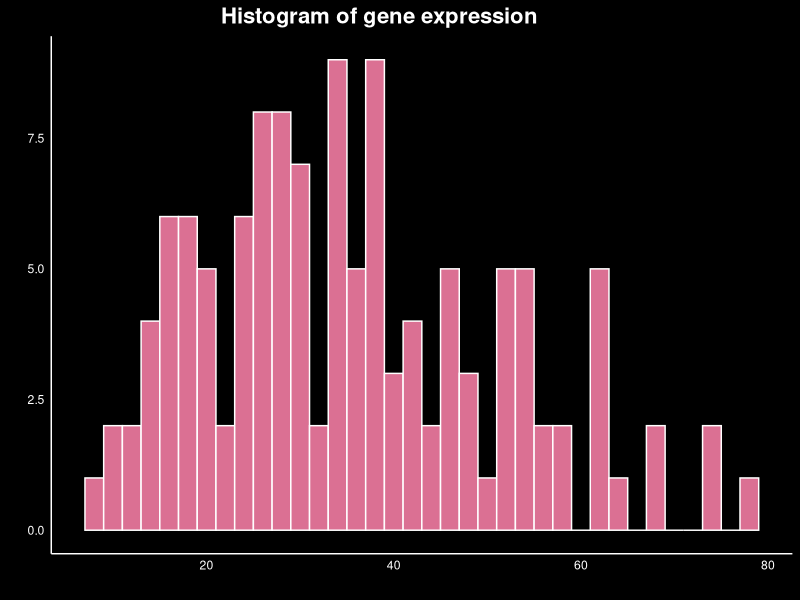
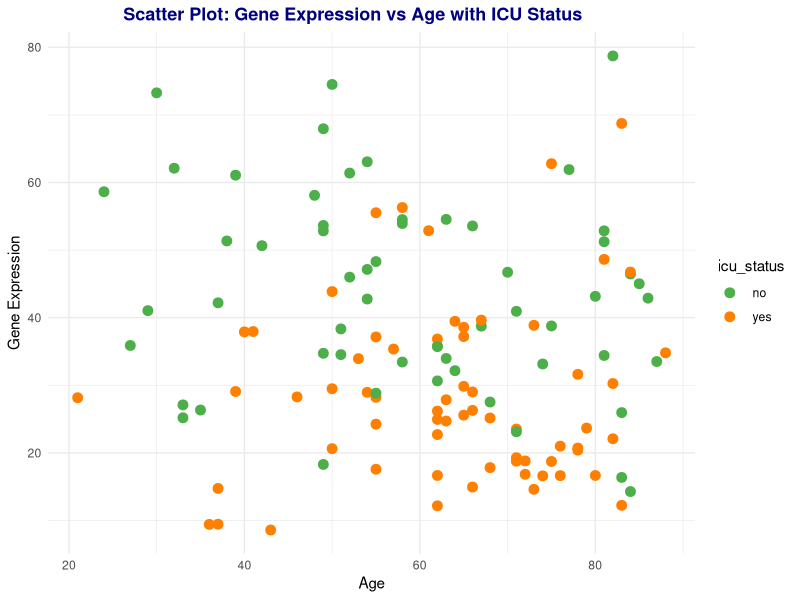
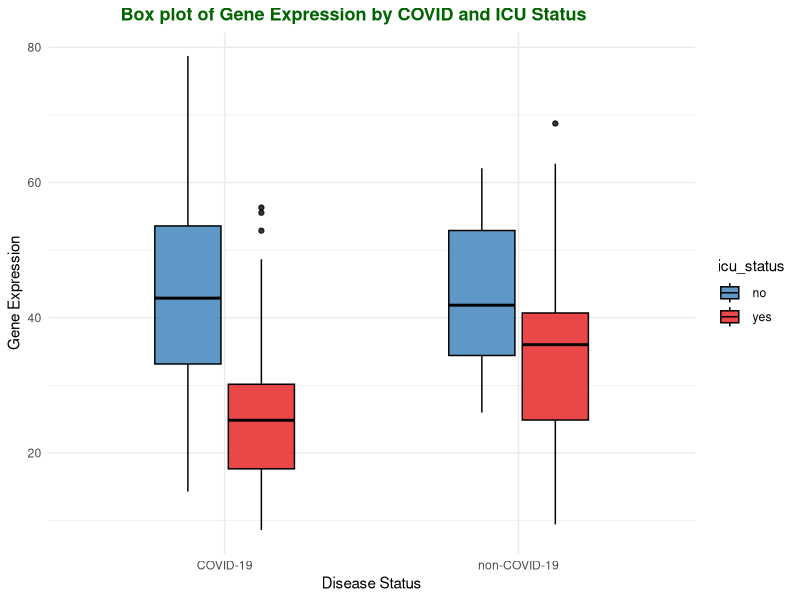

Recreate these plots in R, in order.
## ---- chunk 1
knitr::opts_chunk$set(echo = TRUE)
library(dplyr)
library(tidyverse)
## ---- chunk 2


setwd("../")
data_gene_Expression <- read.csv("data/QBS103_finalProject_geneExpression.csv", header=TRUE)
# head(data_gene_Expression)


data_meta <- read.csv("data/QBS103_finalProject_metadata.csv", header=TRUE)
#head(data_meta)

#Since we have so many columns that are the data we need to combine our df with other file, we convert this wide from into long form


data_gene_Expression.longForm <- data_gene_Expression %>%
  pivot_longer(cols = starts_with(c("COVID_","NONCOVID_")),
  names_to = "participant_id",
  values_to = "gene_expression_value"
  )

#make a final data frame by combining the two data sets

final_df <- data_gene_Expression.longForm %>% inner_join( data_meta, 
           by=c('participant_id'))

## ---- chunk 3

#rename with x column with gene

final_df <- rename(final_df, gene = X)
#convert all the unknown strings in the data from to NAs
#final_df$apacheii <- na_if(final_df$apacheii, ' unknown')

final_df[, 16:27][final_df[, 16:27] == ' unknown' | final_df[, 16:27] == 'unknown'] <- NA

#format the disease status column to just include the status



final_df$disease_status <- sub('disease state: ', '', final_df$disease_status)

#convert the column type of disease_status, sex, icu_status and mechanical_ventilation to factor
final_df <- final_df %>% 
  mutate_at(vars(disease_status, sex, icu_status, mechanical_ventilation), as.factor)

#the class of age, charlson_score is character where it should be numerical



#Convert it to integer

#final_df$age <- as.integer(final_df$age)

final_df <- final_df %>% 
  mutate_at(vars(age, apacheii,ferritin.ng.ml., crp.mg.l., ddimer.mg.l_feu., procalcitonin.ng.ml.., lactate.mmol.l., fibrinogen, sofa), as.integer)

#lets see the unique genes are there in the data frame
unique(final_df$gene)

#frequency_df <- data.frame('gene' = unique(final_df$gene),'')
#frequency_df <- as.data.frame(table(final_df$gene))

## ---- chunk 4
# i will choose the  gene
# my one  continuous covariate would be age and the two categorical covariates would be ICU status and disease status
#ABCB10


final_subset <- final_df[final_df$gene == 'AAMP', c('gene','gene_expression_value','age', 'icu_status', 'disease_status')]
## ---- chunk 5
# Create the histogram plot for Gene Expression
ggplot(final_subset, aes(x = gene_expression_value))  +
  geom_histogram(binwidth = 2, color = "white", fill = "#DB7093") +
  theme_minimal() +
    theme(
    panel.background = element_rect(fill = "black"),
    plot.background = element_rect(fill = "black"),
    axis.line = element_line(color = "white"),
    axis.text = element_text(color = "white"),
    panel.grid = element_blank(),
    plot.title = element_text(color = "white", size = 16, face = "bold", hjust = 0.4)
  ) +
  ggtitle("Histogram of gene expression") +
  xlab("gene expression")+
  ylab("Frequency")
## ---- chunk 6
# ggplot(final_subset, aes(x = age, y = gene_expression_value)) +
#   geom_point(color = "blue") +
#   ggtitle("Scatter Plot of Gene Expression vs. Age") +
#   xlab("Age") +
#   ylab("Gene Expression")



my_colors_1 <- c("#4DAF4A", "#FF7F00")


# Create the scatter plot with custom color scheme
ggplot(final_subset, aes(x = age, y = gene_expression_value, color = icu_status)) +
  geom_point(size = 3) +
  scale_color_manual(values = my_colors_1) +
  theme_minimal() +
      theme(
    plot.title = element_text(color = "navy", size = 13, face = "bold", hjust = 0.4)
  ) +
  ggtitle("Scatter Plot: Gene Expression vs Age with ICU Status") +
  xlab("Age") +
  ylab("Gene Expression")
## ---- chunk 7

my_colors_2 <- c("#377eb8", "#e41a1c")
ggplot(final_subset, aes(x = disease_status, y = gene_expression_value, fill = icu_status)) +
  geom_boxplot(color = "black", width = 0.5, alpha = 0.8) +
  scale_fill_manual(values = my_colors_2) +
  theme_minimal() +
    theme_minimal() +
      theme(
    plot.title = element_text(color = "darkgreen", size = 13, face = "bold", hjust = 0.4)
  )+
  ggtitle("Box plot of Gene Expression by COVID and ICU Status") +
  xlab("Disease Status") +
  ylab("Gene Expression")



